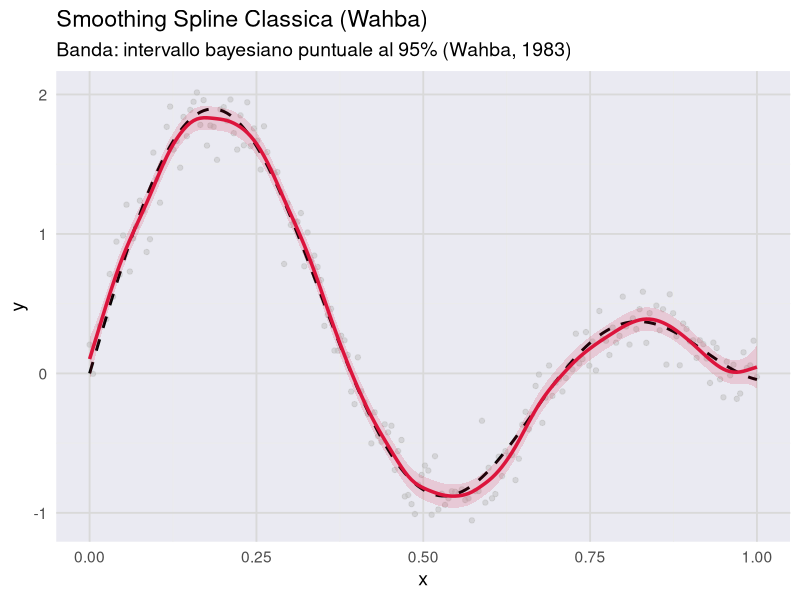
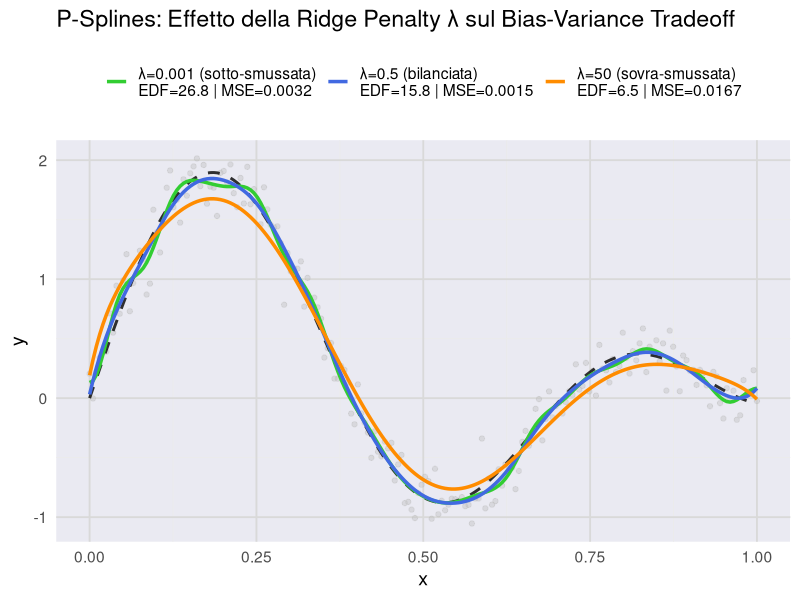
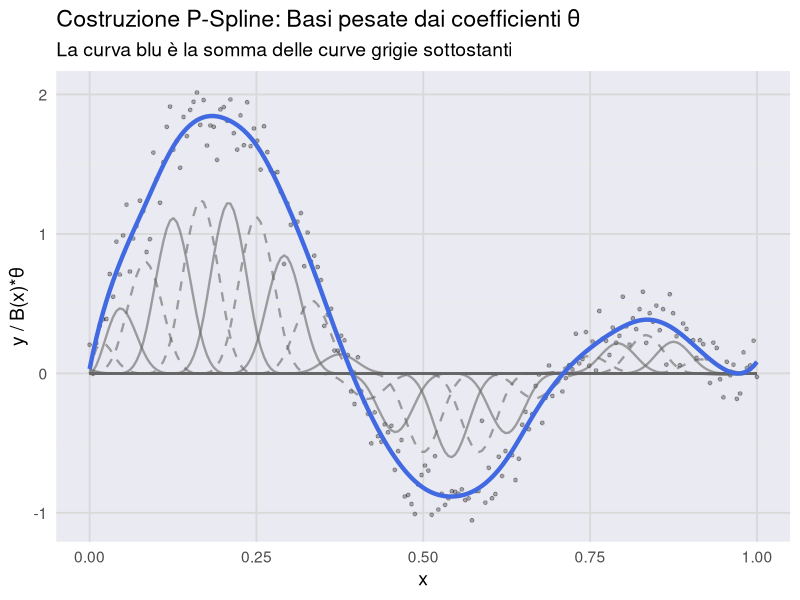
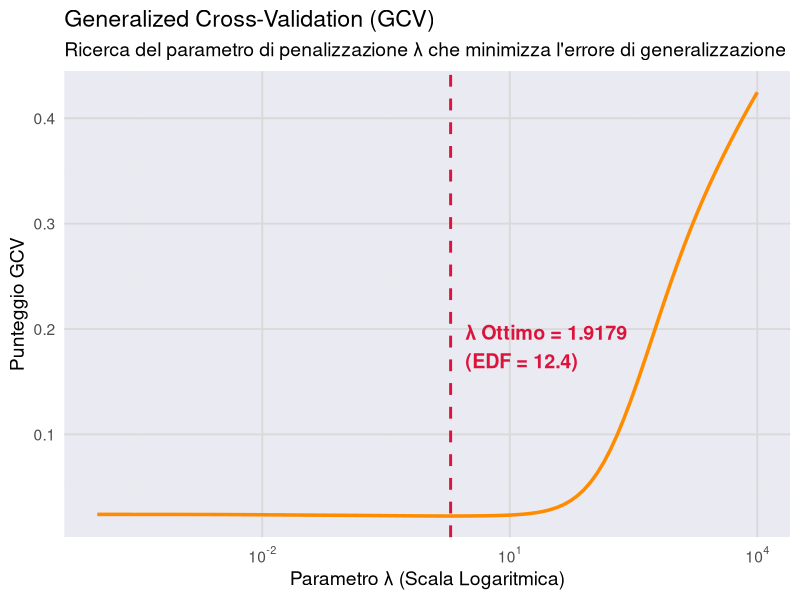

These figures' R source, in order:
# Caricamento librerie necessarie (installale con install.packages() se mancanti)
library(ggplot2)
library(splines)

# ====================== DATI SINTETICI ======================
set.seed(42)
x <- seq(0, 1, length.out = 200)
y_true <- sin(2 * pi * x) + 0.5 * x^2 + sin(10 * x)
noise <- rnorm(length(x), mean = 0, sd = 0.15)
y <- y_true + noise

# Creiamo un data frame per i plot successivi
df_data <- data.frame(x = x, y = y, y_true = y_true)

# ====================== 1. SMOOTHING SPLINE (Wahba) ======================
# In R, smooth.spline() è l'implementazione classica della Smoothing Spline
# spar=0.6 offre un grado di regolarizzazione visivamente simile all's=0.8 di SciPy
spl <- smooth.spline(x, y, spar = 0.6) 
y_pred_smooth <- predict(spl, x)$y

# Pointwise 95% band (Wahba's Bayesian interval).
# With spar fixed, the smoothing spline is a linear smoother: y_hat = S y.
# Column j of S is the fit to the j-th unit vector.
n <- length(x)
S <- sapply(seq_len(n), function(j) {
  e_j <- numeric(n); e_j[j] <- 1
  predict(smooth.spline(x, e_j, spar = 0.6), x)$y
})
edf_smooth <- sum(diag(S))                                    # equals spl$df
sigma2_hat <- sum((y - y_pred_smooth)^2) / (n - edf_smooth)   # residual variance
se_bayes   <- sqrt(sigma2_hat * diag(S))                      # Wahba (1983): Var = sigma^2 * S_ii
cat(sprintf("Smoothing spline: EDF = %.2f (spl$df = %.2f), sigma_hat = %.3f\n",
            edf_smooth, spl$df, sqrt(sigma2_hat)))

df_smooth <- data.frame(x = x, y = y, y_true = y_true, y_pred = y_pred_smooth,
                        lower = y_pred_smooth - 1.96 * se_bayes,
                        upper = y_pred_smooth + 1.96 * se_bayes)

p1 <- ggplot(df_smooth, aes(x = x)) +
  geom_point(aes(y = y), color = "gray", alpha = 0.5, size = 1.5) +
  geom_line(aes(y = y_true), linetype = "dashed", color = "black", linewidth = 1) +
  # Pointwise 95% Bayesian band (Wahba), computed above
  geom_ribbon(aes(ymin = lower, ymax = upper), fill = "#DC143C", alpha = 0.15) +
  geom_line(aes(y = y_pred), color = "#DC143C", linewidth = 1.2) +
  theme_minimal(base_size = 14) +
  theme(
    panel.grid.major = element_line(color = "grey85"),
    panel.background = element_rect(fill = "#EAEAF2", color = NA) # Simula darkgrid di seaborn
  ) +
  labs(title = "Smoothing Spline Classica (Wahba)",
       subtitle = "Banda: intervallo bayesiano puntuale al 95% (Wahba, 1983)",
       x = "x", y = "y")

ggsave("slide2_smoothing_spline.png", plot = p1, width = 10, height = 6, dpi = 350, bg = "white")

# ====================== 2. P-SPLINES (Eilers & Marx) ======================
# Generazione dei nodi (25 equispaziati come in Python)
knots <- seq(0, 1, length.out = 25)
# Rimuoviamo i bordi per passarli a bs() come nodi interni (aggiunge lui i boundaries)
internal_knots <- knots[-c(1, length(knots))]

# Genera matrice B-spline (equivalente a scipy.interpolate.BSpline)
B <- bs(x, knots = internal_knots, degree = 3, intercept = TRUE)

# Matrice di penalizzazione (differenze finite di ordine 2)
D <- diff(diag(ncol(B)), differences = 2)

lambdas <- c(0.001, 0.5, 50)
colors <- c("limegreen", "royalblue", "darkorange")
labels_base <- c("λ=0.001 (sotto-smussata)", "λ=0.5 (bilanciata)", "λ=50 (sovra-smussata)")

# Inizializziamo una lista per raccogliere i dati del loop
results_list <- list()

for (i in seq_along(lambdas)) {
  lam <- lambdas[i]
  
  # Costruzione matrici A e t(B)y
  pen_matrix <- lam * t(D) %*% D
  A <- t(B) %*% B + pen_matrix
  
  # Fitting (Risoluzione del sistema lineare)
  theta <- solve(A, t(B) %*% y)
  y_p_spline <- as.vector(B %*% theta)
  
  # Effective Degrees of Freedom (EDF)
  # tr(S) dove S = B %*% A^-1 %*% B^T. Sfruttiamo tr(AB) = tr(BA) per efficienza computazionale.
  edf <- sum(diag(solve(A, t(B) %*% B)))
  
  # MSE
  mse <- mean((y_true - y_p_spline)^2)
  
  # Etichetta formattata per la legenda
  label_full <- sprintf("%s\nEDF=%.1f | MSE=%.4f", labels_base[i], edf, mse)
  
  results_list[[i]] <- data.frame(
    x = x,
    y_pred = y_p_spline,
    Lambda_Label = label_full,
    Color = colors[i]
  )
}

df_results <- do.call(rbind, results_list)
# Fissiamo l'ordine della legenda come nel loop tramite i "factor"
df_results$Lambda_Label <- factor(df_results$Lambda_Label, levels = unique(df_results$Lambda_Label))

p2 <- ggplot() +
  geom_point(data = df_data, aes(x = x, y = y), color = "gray", alpha = 0.4, size = 1.5) +
  geom_line(data = df_data, aes(x = x, y = y_true), color = "black", linetype = "dashed", linewidth = 1, alpha = 0.8) +
  geom_line(data = df_results, aes(x = x, y = y_pred, color = Lambda_Label), linewidth = 1.2) +
  scale_color_manual(values = setNames(colors, unique(df_results$Lambda_Label))) +
  theme_minimal(base_size = 14) +
  theme(
    legend.position = "top",
    legend.title = element_blank(),
    legend.key.height = unit(1.5, "cm"), # Spazio extra per il testo su due righe (\n)
    panel.grid.major = element_line(color = "grey85"),
    panel.background = element_rect(fill = "#EAEAF2", color = NA) # Simula darkgrid
  ) +
  labs(title = "P-Splines: Effetto della Ridge Penalty λ sul Bias-Variance Tradeoff",
       x = "x", y = "y")

ggsave("slide2_p_spline_lambda_tradeoff.png", plot = p2, width = 11, height = 7, dpi = 350, bg = "white")

cat("✅ File salvati:\n")
cat("   → slide2_smoothing_spline.png\n")
cat("   → slide2_p_spline_lambda_tradeoff.png\n")
cat("   EDF e MSE calcolati per ogni λ!\n")
# ========================================================================
# AGGIUNTA DIDATTICA 1: LE FUNZIONI DI BASE (B-SPLINES)
# ========================================================================
# Usiamo il lambda "bilanciato" (0.5) per calcolare i coefficienti theta ottimali
lam_opt <- 0.5
pen_matrix_opt <- lam_opt * t(D) %*% D
A_opt <- t(B) %*% B + pen_matrix_opt
theta_opt <- solve(A_opt, t(B) %*% y)
y_fit_opt <- as.vector(B %*% theta_opt)

# Estraiamo le singole basi moltiplicate per il loro coefficiente
basis_list <- list()
for(j in 1:ncol(B)) {
  basis_list[[j]] <- data.frame(
    x = x,
    y_val = B[, j] * theta_opt[j],
    basis_id = as.factor(j),
    # Alterniamo lo stile della linea per distinguerle meglio
    line_type = ifelse(j %% 2 == 0, "even", "odd") 
  )
}
df_basis <- do.call(rbind, basis_list)
df_fit <- data.frame(x = x, y_fit = y_fit_opt)

p3 <- ggplot() +
  # Dati grezzi in sottofondo
  geom_point(data = df_data, aes(x = x, y = y), color = "black", alpha = 0.3, size = 1) +
  # Basi ponderate (grigie)
  geom_line(data = df_basis, aes(x = x, y = y_val, group = basis_id, linetype = line_type),
            color = "gray40", alpha = 0.6, linewidth = 0.8) +
  # Curva finale (somma delle basi)
  geom_line(data = df_fit, aes(x = x, y = y_fit), color = "royalblue", linewidth = 1.5) +
  scale_linetype_manual(values = c("even" = "dashed", "odd" = "solid"), guide = "none") +
  theme_minimal(base_size = 14) +
  theme(
    panel.grid.major = element_line(color = "grey85"),
    panel.background = element_rect(fill = "#EAEAF2", color = NA)
  ) +
  labs(title = "Costruzione P-Spline: Basi pesate dai coefficienti θ",
       subtitle = "La curva blu è la somma delle curve grigie sottostanti",
       x = "x", y = "y / B(x)*θ")

ggsave("slide1_b_spline_basis.png", plot = p3, width = 10, height = 5, dpi = 350, bg = "white")

# ========================================================================
# AGGIUNTA DIDATTICA 2: LA CURVA GCV (Scelta Automatica di Lambda)
# ========================================================================
# Creiamo una griglia logaritmica da 10^-4 a 10^4 (come logspace in numpy)
lambdas_grid <- 10^seq(-4, 4, length.out = 100)
n_obs <- length(y)

gcv_scores <- numeric(length(lambdas_grid))
edfs_grid <- numeric(length(lambdas_grid))

BtB <- t(B) %*% B
Bty <- t(B) %*% y

for (k in seq_along(lambdas_grid)) {
  lam_curr <- lambdas_grid[k]
  P_curr <- lam_curr * t(D) %*% D
  A_curr <- BtB + P_curr
  
  # Risoluzione del sistema e previsione
  theta_curr <- solve(A_curr, Bty)
  y_pred_curr <- as.vector(B %*% theta_curr)
  
  # EDF: Traccia della Hat Matrix H. 
  # H = B(B'B + P)^-1 B'. Traccia(H) = Traccia((B'B + P)^-1 B'B)
  edf_curr <- sum(diag(solve(A_curr, BtB)))
  edfs_grid[k] <- edf_curr
  
  # Errore Quadratico Medio
  mse_curr <- mean((y - y_pred_curr)^2)
  
  # Punteggio GCV
  gcv_scores[k] <- mse_curr / (1 - edf_curr / n_obs)^2
}

df_gcv <- data.frame(lambda = lambdas_grid, gcv = gcv_scores, edf = edfs_grid)

# Trova il punto di minimo del GCV
opt_idx <- which.min(gcv_scores)
best_lam <- lambdas_grid[opt_idx]
best_edf <- edfs_grid[opt_idx]

# Posizione per l'etichetta del testo nel plot
y_pos_text <- min(gcv_scores) + (max(gcv_scores) - min(gcv_scores)) * 0.4

p4 <- ggplot(df_gcv, aes(x = lambda, y = gcv)) +
  geom_line(color = "darkorange", linewidth = 1.2) +
  geom_vline(xintercept = best_lam, color = "#DC143C", linetype = "dashed", linewidth = 1) +
  # Etichetta del punto di minimo
  annotate("text", x = best_lam * 1.5, y = y_pos_text, 
           label = sprintf("λ Ottimo = %.4f\n(EDF = %.1f)", best_lam, best_edf),
           color = "#DC143C", hjust = 0, size = 5, fontface = "bold") +
  scale_x_log10(labels = scales::trans_format("log10", scales::math_format(10^.x))) +
  theme_minimal(base_size = 14) +
  theme(
    panel.grid.major = element_line(color = "grey85"),
    panel.background = element_rect(fill = "#EAEAF2", color = NA)
  ) +
  labs(title = "Generalized Cross-Validation (GCV)",
       subtitle = "Ricerca del parametro di penalizzazione λ che minimizza l'errore di generalizzazione",
       x = "Parametro λ (Scala Logaritmica)", y = "Punteggio GCV")

ggsave("slide2_gcv_curve.png", plot = p4, width = 9, height = 5, dpi = 350, bg = "white")

cat("✅ Aggiunte didattiche completate:\n")
cat("   → slide1_b_spline_basis.png\n")
cat("   → slide2_gcv_curve.png\n")
